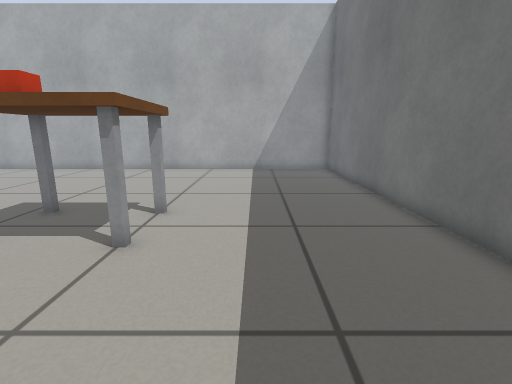
[1] (above)

12 first-person views from a walk through a Gazebo world. The camera is 0.6 m above the floor, tilts 12° down and sees 85° across. The floor is counted in squares, 0.25 m on a side. Each view is taken from the middle of a square. On the plan, view 1 faces up. The plan holds only what a view shows up to about 18 squares ahead; the rest is blank.

[2]
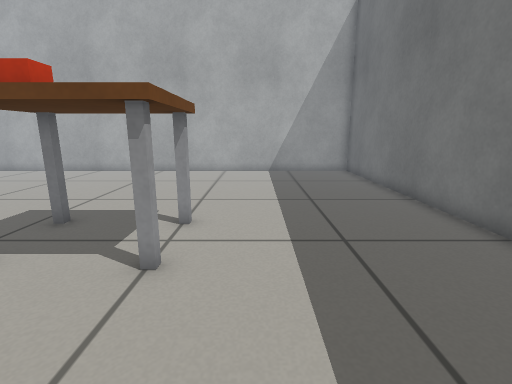

[3]
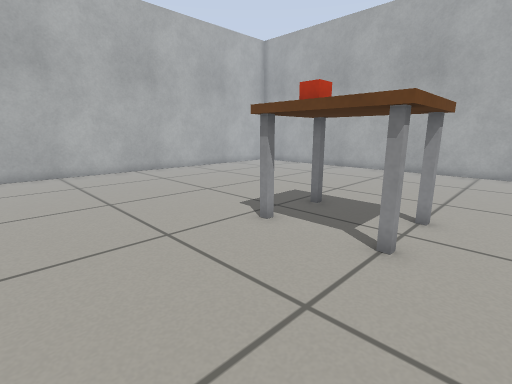

[4]
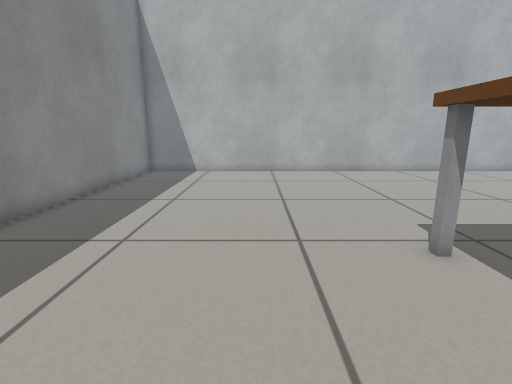

[5]
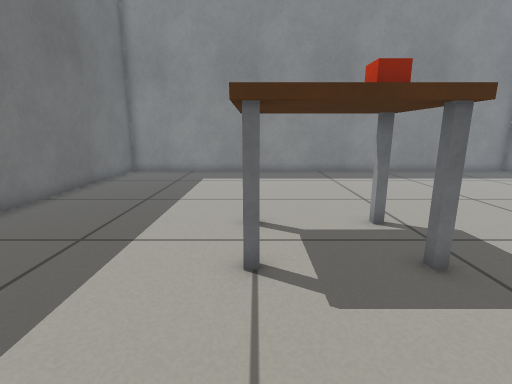

[6]
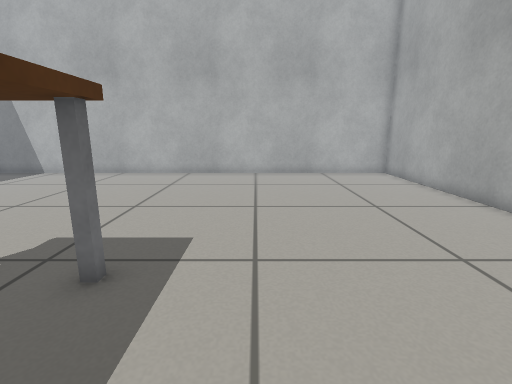

[7]
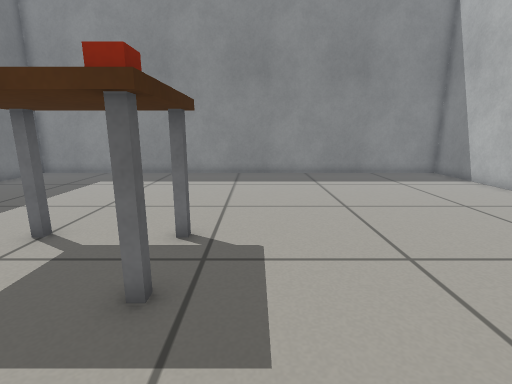

[8]
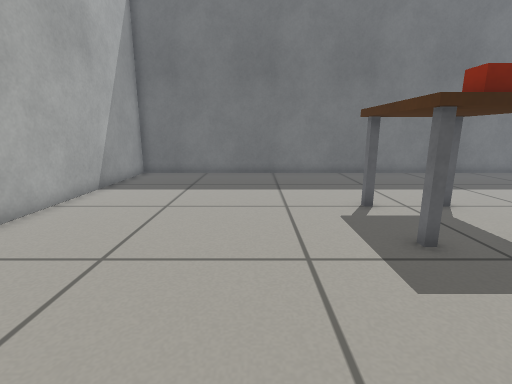

[9]
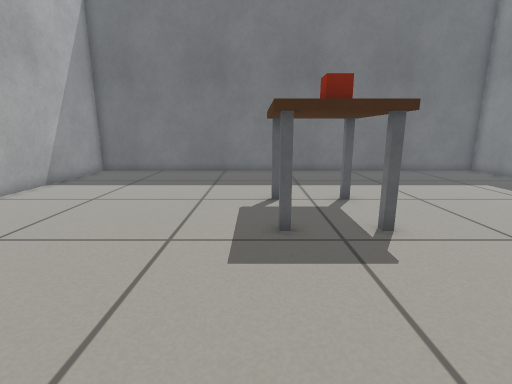

[10]
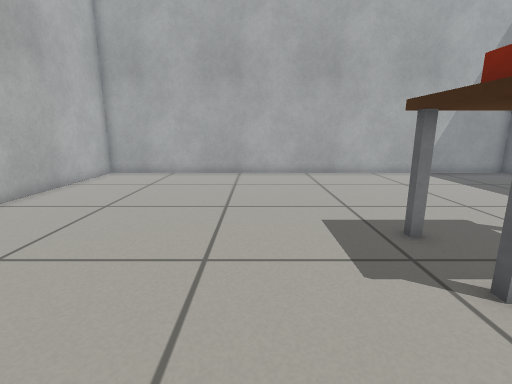

[11]
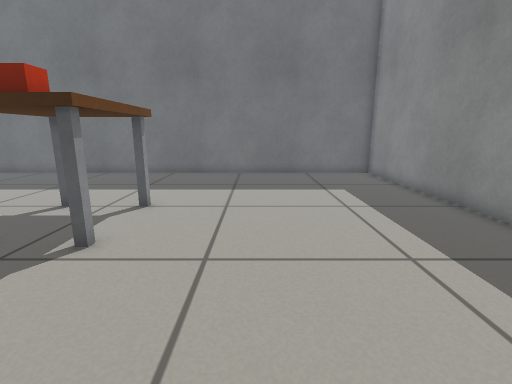

[12]
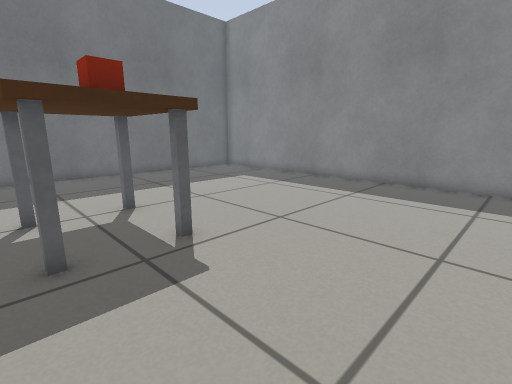

### Floor plan
Key: @ floor where view 1 was taken; # wall or solid block; . floor; T table; B red box.
Columns run from 19 left of view 1 to 5 right of it. Each row starts with its distance up from view 1.
 19 #########################
 18 #.......................#
 17 #.......................#
 16 #.......................#
 15 #.......................#
 14 #.......................#
 13 #.......................#
 12 #.......................#
 11 #.......................#
 10 #.......................#
  9 #............TTTT.......#
  8 #...........TTTTT.......#
  7 #...........TBBTT.......#
  6 #...........TTTTT.......#
  5 #............TTTT.......#
  4 #.......................#
  3 #.......................#
  2 #.......................#
  1 #.......................#
  0 #..................@....#
 -1 #.......................#
 -2 #.......................#
 -3 #.......................#
 -4 #.......................#
 -5 #########################

Positions as (right, up) in squares from view 1, and headings:
1: (0, 0), facing up
2: (-1, 1), facing up
3: (-1, 0), facing up-left
4: (-1, 2), facing left
5: (-3, 13), facing down
6: (-2, 11), facing left
7: (-8, 12), facing down
8: (-12, 12), facing right
9: (-13, 9), facing right
10: (-10, 2), facing up
11: (-12, 2), facing right
12: (-12, 9), facing down-right
